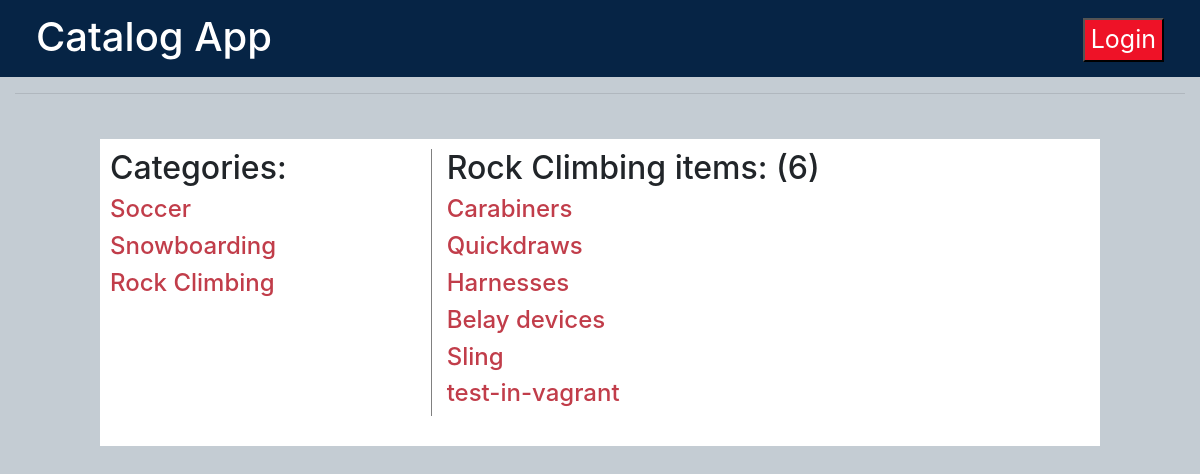
The page /catalog/Rock Climbing/ on the database its author committed.
### models.py (models this page shows, shortened)
class Categories(Base):
    __tablename__ = 'categories'
    id = Column(Integer, primary_key=True)
    name = Column(String(100), nullable=False)

class Items(Base):
    __tablename__ = 'items'
    id = Column(Integer, primary_key=True)
    title = Column(String(100), nullable=False)
    description = Column(String(1000))
    updated = Column(DateTime, default=datetime.datetime.utcnow)
    categories_id = Column(Integer, ForeignKey('categories.id'))
    categories = relationship(Categories)

### application.py (the view)
@app.route('/catalog/<string:category>/items/')
@app.route('/catalog/<string:category>/')
def categoryView(category):
    categories = session.query(Categories).all()
    category = session.query(Categories).filter_by(name=category).one()
    items = session.query(Items).filter_by(categories_id=category.id).all()
    return render_template('category.html', items=items, categories=categories, category=category, login = False if  'username' not in login_session else True)

### templates/category.html (shortened to what this page needs)
{% extends 'base.html' %}
{% block content %}
<div class="row">
    <div class="col-md-4 category-block">
        <h2>Categories:</h2>
        {% for category in categories %}
        <a href="{{url_for('categoryView', category = category.name)}}"><h4 class="loop-text">{{category.name}}</h4></a>
        {% endfor %}
    </div>
    <div class="col-md-8 items-block">
        <h2>{{category.name}} items: ({{items|length}})</h2>
        {% for item in items %}
        <a class="loop-text" href="{{url_for('itemView', category = item.categories.name, item = item.title)}}"><h4>{{item.title}}</a></h4>
        {% endfor %}
    </div>
</div>
{% endblock %}

### static/style.css (style rules this page uses)
body { background-color:#c4ccd3; }
.category-block { border-right: grey solid 1px }
.loop-text { color: #c13d4a; }

### rows shown on the page
Categories: name "Soccer"
Categories: name "Snowboarding"
Categories: name "Rock Climbing"
Items: title "Carabiners"
Items: title "Quickdraws"
Items: title "Harnesses"
Items: title "Belay devices"
Items: title "Sling"
Items: title "test-in-vagrant"

### other values the page prints
{{ items|length }} "6"
